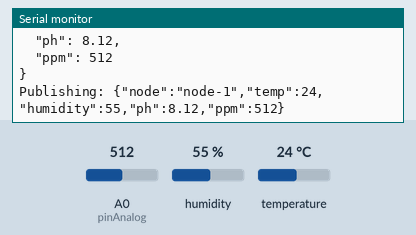
Simulated run of this sketch. Board: ESP8266 (NodeMCU). Parts: the last lines printed to the serial monitor. Inputs (shaded band) come from the test bench; at power-on: humidity 55 %, A0 (pinAnalog) = 512, temperature 24 °C. WiFi joins after 1.5 s; servers stay silent unless stated; no MQTT or app messages arrive unless stated.

Above: at 2.7 s.
2.8 s: humidity set to 22 %
At 4.1 s:
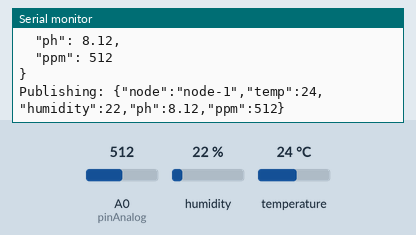
4.3 s: A0 (pinAnalog) set to 716
At 5.5 s:
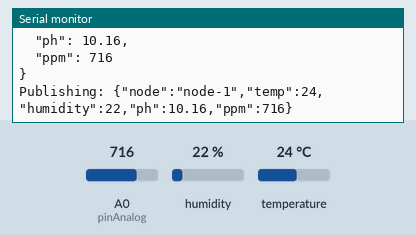
5.8 s: temperature set to 12 °C
At 7.2 s:
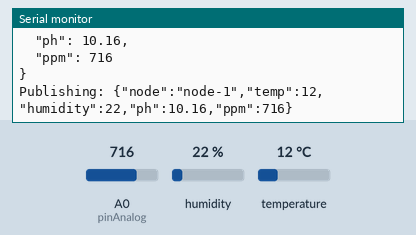
7.3 s: A0 (pinAnalog) set to 900
At 8.2 s:
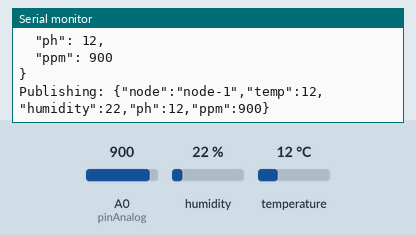
8.8 s: A0 (pinAnalog) set to 1023
At 9.7 s:
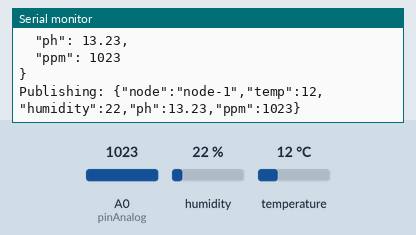
12.9 s: humidity set to 40 %
At 13.3 s:
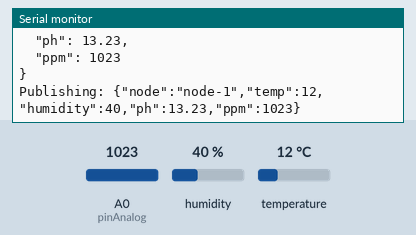
Timing chart, 0 to 15.4 s (numbered marks = the images above; inputs shaded):
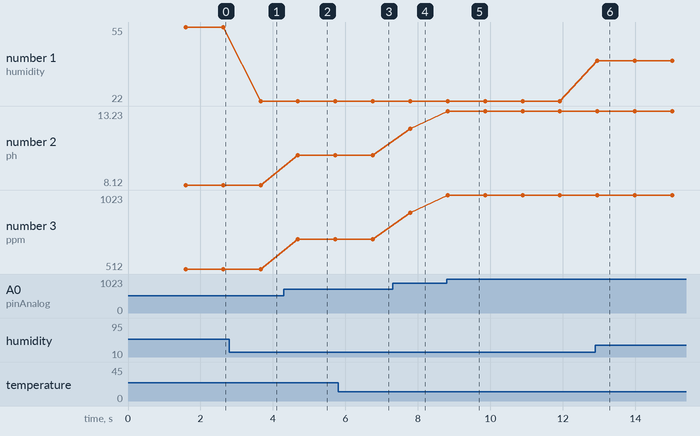

The sketch:

send-json-node.ino
```cpp
/* Sensors track environment variables. This information is published to an MQTT broker.
 * =========================================================================
 *  DHT11
 *      DATA, VCC(5v or 3v), GND
 *      dht read.(connected pin, temperature, humidity, array of data)
 *
 *  Sensor1 and sensor2 are 10K pots that are standing in place of pH and PPM analog sensors.
 *    Since the ESP8266 only has one analog input, the sensors will be read one at a time.
 *    Digital output pins will apply +V to a circuit that will act like a switch.
 *    ex: When enable1 is activated, the analog input will read sensor1.
 *
 *  The entire network is run from an Ubuntu-based laptop. The IoT devices connect to a USB wireless
 *    adapter configured as a hotspot. The laptop also runs as the MQTT Broker. This means the
 *    entire system is self contained and portable; a VLAN of sorts. (convienient for development)
 */


#include <EEPROM.h>
#include <SimpleDHT.h> // humidity/temperature sensor
#include <ESP8266WiFi.h>
#include <PubSubClient.h> // MQTT protocol library
#include <ArduinoJson.h> // Format messages into JSON


// assign GPIO pins to sensors
int pinDHT11 = D4;
int pinAnalog = A0; // The one and only analog input
int enable1 = D2; // Activate sensor 1 to be read.
int enable2 = D1; // Activate sensor 2 to be read.
SimpleDHT11 dht11;

// set networking values
const char* ssid = "IdentityTheft";
const char* password = "lemongrab";
const char* mqttServer = "10.42.0.1";
const char* username = "rick"; //mqtt user
const char* userpass = "reality"; //mqtt password

WiFiClient espClient;
PubSubClient client(espClient);
char pub[100]; // the message to be published

void setup() {
  Serial.begin(115200);

  // prepare to send +V to the analog switch
  pinMode(enable1, OUTPUT);
  pinMode(enable2, OUTPUT);

  //connect to wifi
  wifiConnect();
  client.setServer(mqttServer, 1883);

  //Connect to the MQTT server
  brokerConnect();
}

void loop() {

  // Check for WiFi connection
  if (WiFi.status() != WL_CONNECTED) {
    wifiConnect();
  }

  // Check for Broker connection
  if (!client.connected()) {
    brokerConnect();
  }

  // Read from DHT11 sensors
  byte temperature = 0;
  byte humidity = 0;

  dht11.read(pinDHT11, &temperature, &humidity, NULL);

  //printDHT(temperature, humidity);

  // Read from PH and PPM sensors
  double ph = 0; //sensor1
  int ppm = 0; //sensor2

  // enable, read, disable sensor1
  digitalWrite(enable1, HIGH); // enable sensor1
  ph = analogRead(pinAnalog); // read sensor1
  ph = ph/100+3; // adjust the range of the 50k pot to roughly reflect a real meter
  digitalWrite(enable1, LOW); // disable sensor1

  // enable, read, disable sensor2
  digitalWrite(enable2, HIGH);
  ppm = analogRead(pinAnalog);
  digitalWrite(enable2, LOW);

  //printAnalog(ph, ppm);

  // create JSON message
  DynamicJsonBuffer jsonBuffer;

  JsonObject& root = jsonBuffer.createObject();

  root["node"] = "node-1";
  root["temp"] = temperature;
  root["humidity"] = humidity;
  root["ph"] = ph;
  root["ppm"] = ppm;

  root.prettyPrintTo(Serial);
  Serial.print("\n\n\n");

  root.printTo(pub, sizeof(pub));

  Serial.print("Publishing: ");
  Serial.println(pub);


  // publish topic
  client.publish("plantTopic", pub);

  delay(1000);
}

void wifiConnect() {
  delay(15);
  Serial.print("WiFi settup...");
  WiFi.begin(ssid, password);

  while (WiFi.status() != WL_CONNECTED) {
    delay(500);
    Serial.print(".");
  }
  Serial.print("Connected to ");
  Serial.print(WiFi.localIP()); // the ip address of the WAP
}

void brokerConnect() {
  //loop until connected to the server
  while (!client.connected()) {
    Serial.print("MQTT setup...");
    if (client.connect("Plant-Node-1", username, userpass)) {
      Serial.println("MQTT connected");
    }
  }
}

void printDHT(int temperature, int humidity) {
  Serial.print("\n\nDHT11: ");
  Serial.print((int)temperature); Serial.print(" *C, ");
  Serial.print((int)humidity); Serial.println("%");
  Serial.print("\n");

}

void printAnalog(double ph, double ppm) {
  Serial.print("pH: ");
  Serial.print((double)ph);
  Serial.print(", PPM: ");
  Serial.print((double)ppm);
  Serial.print("\n\n");
}
```

Measured:
- after the input at 2.8 s, the serial monitor: prints a new line after 0.86 s (image 1)
- after the input at 4.3 s, the serial monitor: prints a new line after 0.39 s (image 2)
- after the input at 5.8 s, the serial monitor: prints a new line after 0.96 s (image 3)
- after the input at 7.3 s, the serial monitor: prints a new line after 0.49 s (image 4)
- after the input at 8.8 s, the serial monitor: prints a new line at once (image 5)
- after the input at 12.9 s, the serial monitor: prints a new line after 0.05 s (image 6)
- plotted number 1: 55 → 22 after the input at 2.8 s, 22 → 40 after the input at 12.9 s
- plotted number 2: 8.12 → 10.16 after the input at 4.3 s, 12 → 13.23 after the input at 8.8 s
